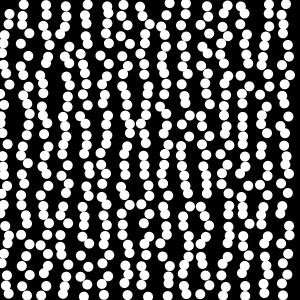
Frame 1 (no input)
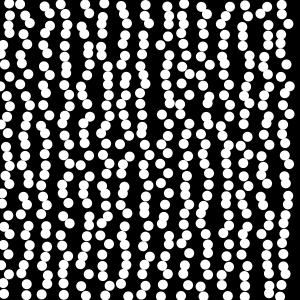
Frame 60 (the mouse pressed at the canvas centre just before this capture)
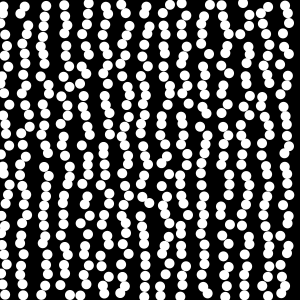
Frame 120 (the mouse held since frame 60 and released just before this capture)

The Processing sketch that drew these frames (run headless with seeded random() and noise(); from frame 60 on, the mouse is pressed at the canvas centre):

// Processing sketch: processing_63398
// ── processing_63398.pde

void setup() {
  size (300, 300);
  fill (0);
  smooth ();
  
}

void draw() {
  background (0);
  for (float x = 5; x <= width; x= x+20) {
    for (float y = 5; y <= height; y= y+10) {
      ellipse (x+random(-5,5), y+random(-2,2), 10,10);
      fill (255);
      noStroke ();
   }
  }
//noLoop();
}
